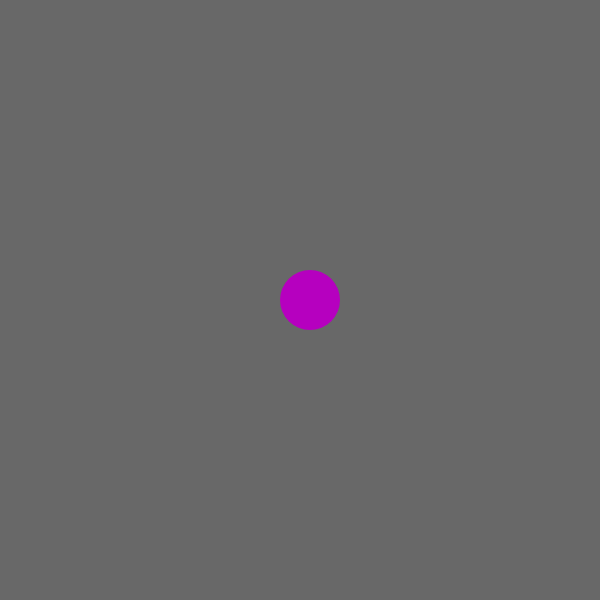
Frame 1 (no input)
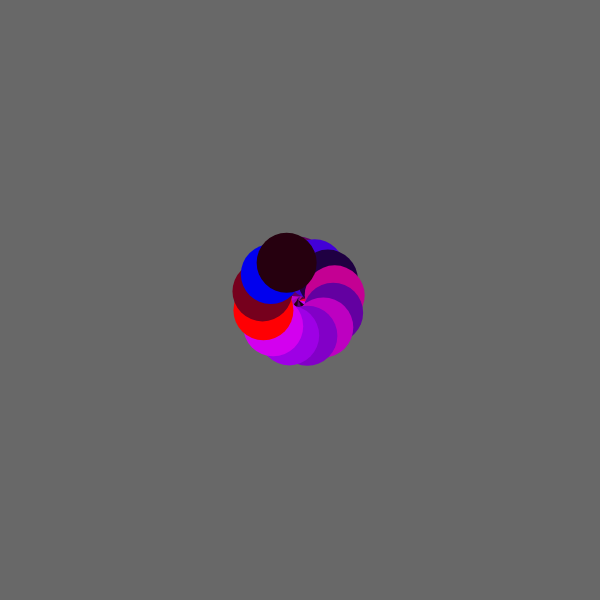
Frame 60 (no input)
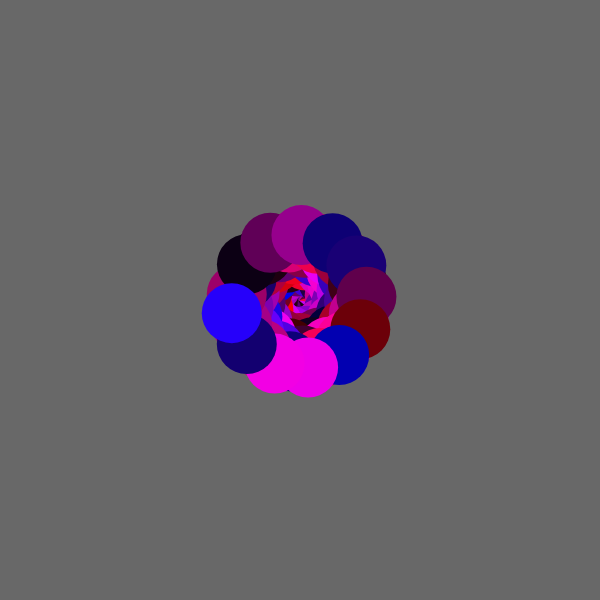
Frame 120 (the mouse pressed at the canvas centre since frame 60)

The p5.js sketch that drew these frames (run headless with seeded random() and noise() and a simulated clock; from frame 60 on, the mouse is pressed at the canvas centre):

// p5.js sketch
// ── sketch.js
var A = 0;
var O =300;
var S =0.5;
var R = 60;
var Sc = 10;

function setup() {
  createCanvas(600,600);
  background(104);
  noStroke();
}

function draw() {
    var r = random(0,255);
  var g = random(0,255);
  var b = random(0,255);
  fill(r,0,b);
  var x = O + cos(A)*Sc;
  var y = O + sin(A)*Sc;
  ellipse(x,y,R,R);
  
  if(Sc>=width/2){
    Sc=0.5;
  }else{
  Sc +=S;
  A += S;
  }
}
